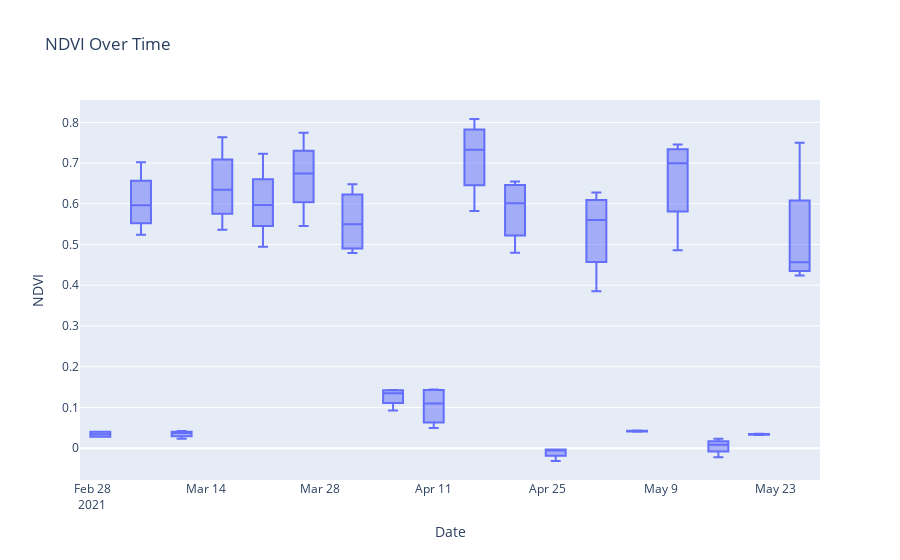

Notebook cell for this chart:
### Markdown cell above
In the following cell we will visualize the distribution of NDVI (Normalized Difference Vegetation Index) values over time using a box plot. This plot helps in understanding how vegetation health evolves over time

### Code cell
# Load the CSV file into a DataFrame
file_path = "ProbaV_10days.csv"
df = pd.read_csv(file_path)

# Create the box plot
px.box(
    df,
    x="date",
    y="NDVI",
    title="NDVI Over Time",
    labels={"date": "Date", "NDVI": "NDVI"},
)
